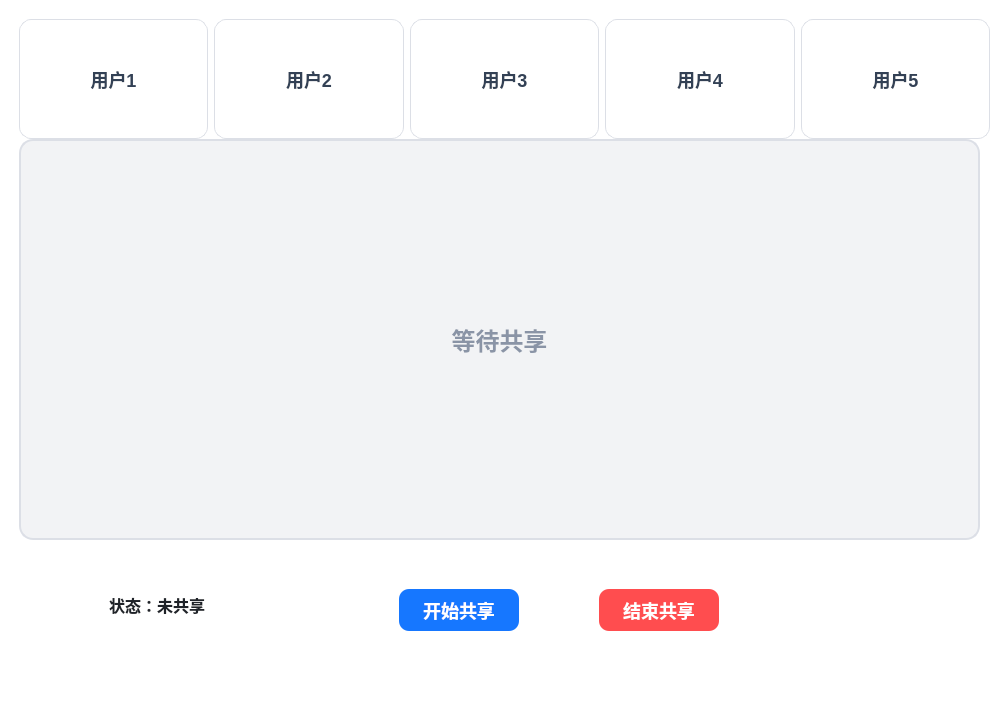
<?xml version="1.0" encoding="UTF-8"?>
<ui version="4.0">
 <class>MainWindow</class>
 <widget class="QMainWindow" name="MainWindow">
  <property name="geometry">
   <rect>
    <x>0</x>
    <y>0</y>
    <width>1004</width>
    <height>707</height>
   </rect>
  </property>
  <property name="minimumSize">
   <size>
    <width>720</width>
    <height>480</height>
   </size>
  </property>
  <property name="windowTitle">
   <string>局域网屏幕共享demo</string>
  </property>
  <property name="styleSheet">
   <string notr="true">QWidget {
    background-color: white;
    font-family: &quot;Microsoft YaHei&quot;;
    color: #1f2329;
}

QLabel#labelMainScreen {
    background-color: #f2f3f5;
    border: 2px solid #dcdfe6;
    border-radius: 14px;
    color: #8a94a6;
    font-size: 24px;
    font-weight: bold;
}

QLabel#labelSmall1,
QLabel#labelSmall2,
QLabel#labelSmall3,
QLabel#labelSmall4,
QLabel#labelSmall5 {
    background-color: #ffffff;
    border: 1px solid #dcdfe6;
    border-radius: 12px;
    font-size: 18px;
    font-weight: bold;
    color: #334155;
}

QLabel#labelStatus {
    font-size: 16px;
    font-weight: bold;
    color: #1f2329;
}

QPushButton {
    border: none;
    border-radius: 10px;
    font-size: 18px;
    font-weight: bold;
    min-width: 120px;
    min-height: 42px;
}

QPushButton#btnShare {
    background-color: #1677ff;
    color: white;
}

QPushButton#btnShare:hover {
    background-color: #4096ff;
}

QPushButton#btnEnd {
    background-color: #ff4d4f;
    color: white;
}

QPushButton#btnEnd:hover {
    background-color: #ff7875;
}</string>
  </property>
  <widget class="QWidget" name="centralwidget">
   <layout class="QHBoxLayout" name="horizontalLayout_2">
    <item>
     <widget class="QWidget" name="widget" native="true">
      <widget class="QWidget" name="topUserArea" native="true">
       <property name="geometry">
        <rect>
         <x>10</x>
         <y>10</y>
         <width>971</width>
         <height>120</height>
        </rect>
       </property>
       <property name="minimumSize">
        <size>
         <width>0</width>
         <height>120</height>
        </size>
       </property>
       <property name="maximumSize">
        <size>
         <width>16777215</width>
         <height>150</height>
        </size>
       </property>
       <layout class="QHBoxLayout" name="horizontalLayout">
        <item>
         <widget class="QLabel" name="labelSmall1">
          <property name="text">
           <string>用户1</string>
          </property>
          <property name="alignment">
           <set>Qt::AlignmentFlag::AlignCenter</set>
          </property>
         </widget>
        </item>
        <item>
         <widget class="QLabel" name="labelSmall2">
          <property name="text">
           <string>用户2</string>
          </property>
          <property name="alignment">
           <set>Qt::AlignmentFlag::AlignCenter</set>
          </property>
         </widget>
        </item>
        <item>
         <widget class="QLabel" name="labelSmall3">
          <property name="text">
           <string>用户3</string>
          </property>
          <property name="alignment">
           <set>Qt::AlignmentFlag::AlignCenter</set>
          </property>
         </widget>
        </item>
        <item>
         <widget class="QLabel" name="labelSmall4">
          <property name="text">
           <string>用户4</string>
          </property>
          <property name="alignment">
           <set>Qt::AlignmentFlag::AlignCenter</set>
          </property>
         </widget>
        </item>
        <item>
         <widget class="QLabel" name="labelSmall5">
          <property name="text">
           <string>用户5</string>
          </property>
          <property name="alignment">
           <set>Qt::AlignmentFlag::AlignCenter</set>
          </property>
         </widget>
        </item>
       </layout>
      </widget>
      <widget class="QLabel" name="labelMainScreen">
       <property name="geometry">
        <rect>
         <x>10</x>
         <y>130</y>
         <width>961</width>
         <height>401</height>
        </rect>
       </property>
       <property name="minimumSize">
        <size>
         <width>800</width>
         <height>30</height>
        </size>
       </property>
       <property name="styleSheet">
        <string notr="true"/>
       </property>
       <property name="text">
        <string>等待共享</string>
       </property>
       <property name="alignment">
        <set>Qt::AlignmentFlag::AlignCenter</set>
       </property>
      </widget>
      <widget class="QWidget" name="bottomBar" native="true">
       <property name="geometry">
        <rect>
         <x>0</x>
         <y>550</y>
         <width>971</width>
         <height>80</height>
        </rect>
       </property>
       <property name="minimumSize">
        <size>
         <width>0</width>
         <height>70</height>
        </size>
       </property>
       <property name="maximumSize">
        <size>
         <width>16777215</width>
         <height>80</height>
        </size>
       </property>
       <widget class="QLabel" name="labelStatus">
        <property name="geometry">
         <rect>
          <x>100</x>
          <y>30</y>
          <width>191</width>
          <height>31</height>
         </rect>
        </property>
        <property name="text">
         <string>状态：未共享</string>
        </property>
       </widget>
       <widget class="QPushButton" name="btnShare">
        <property name="geometry">
         <rect>
          <x>390</x>
          <y>30</y>
          <width>120</width>
          <height>42</height>
         </rect>
        </property>
        <property name="minimumSize">
         <size>
          <width>120</width>
          <height>42</height>
         </size>
        </property>
        <property name="text">
         <string>开始共享</string>
        </property>
       </widget>
       <widget class="QPushButton" name="btnEnd">
        <property name="geometry">
         <rect>
          <x>590</x>
          <y>30</y>
          <width>120</width>
          <height>42</height>
         </rect>
        </property>
        <property name="minimumSize">
         <size>
          <width>120</width>
          <height>42</height>
         </size>
        </property>
        <property name="text">
         <string>结束共享</string>
        </property>
       </widget>
      </widget>
     </widget>
    </item>
   </layout>
  </widget>
  <widget class="QMenuBar" name="menubar">
   <property name="geometry">
    <rect>
     <x>0</x>
     <y>0</y>
     <width>1004</width>
     <height>22</height>
    </rect>
   </property>
  </widget>
  <widget class="QStatusBar" name="statusbar"/>
 </widget>
 <resources/>
 <connections/>
</ui>
